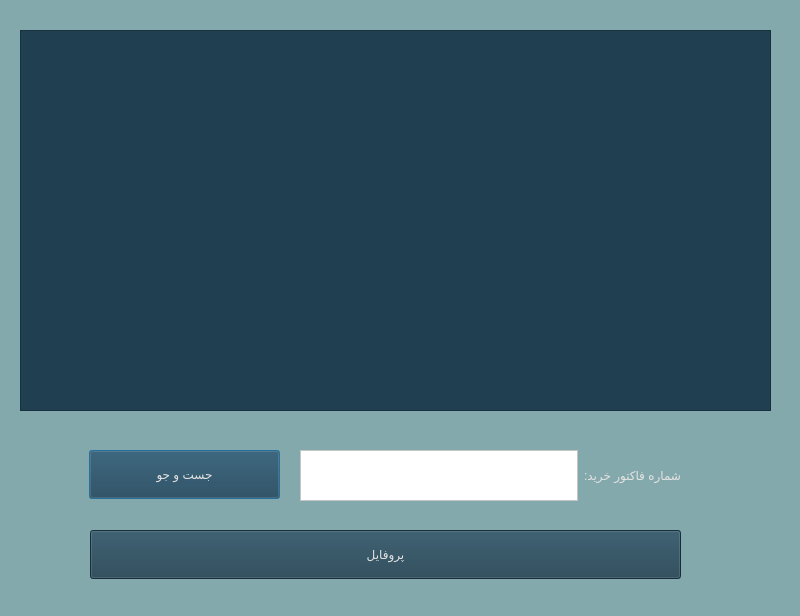
<?xml version="1.0" encoding="UTF-8"?>
<ui version="4.0">
 <class>PurchaseRecords</class>
 <widget class="QDialog" name="PurchaseRecords">
  <property name="geometry">
   <rect>
    <x>0</x>
    <y>0</y>
    <width>800</width>
    <height>616</height>
   </rect>
  </property>
  <property name="windowTitle">
   <string>Dialog</string>
  </property>
  <property name="styleSheet">
   <string notr="true">background-color: rgb(132, 169, 172);</string>
  </property>
  <widget class="QListWidget" name="listWidget">
   <property name="geometry">
    <rect>
     <x>20</x>
     <y>30</y>
     <width>751</width>
     <height>381</height>
    </rect>
   </property>
   <property name="styleSheet">
    <string notr="true">background-color: rgb(32, 64, 81);
color: rgb(228, 227, 227);
font: 12pt &quot;Lalezar&quot;;</string>
   </property>
  </widget>
  <widget class="QPushButton" name="pushButton">
   <property name="geometry">
    <rect>
     <x>89</x>
     <y>450</y>
     <width>191</width>
     <height>49</height>
    </rect>
   </property>
   <property name="styleSheet">
    <string notr="true">background-color: rgb(32, 64, 81);
color: rgb(228, 227, 227);
font: 12pt &quot;Lalezar&quot;;</string>
   </property>
   <property name="text">
    <string>جست و جو</string>
   </property>
  </widget>
  <widget class="QWidget" name="layoutWidget">
   <property name="geometry">
    <rect>
     <x>300</x>
     <y>450</y>
     <width>381</width>
     <height>51</height>
    </rect>
   </property>
   <layout class="QHBoxLayout" name="horizontalLayout">
    <item>
     <widget class="QTextEdit" name="textEdit">
      <property name="styleSheet">
       <string notr="true">background-color: rgb(255, 255, 255);
color: rgb(0, 0, 0);</string>
      </property>
     </widget>
    </item>
    <item>
     <widget class="QLabel" name="label">
      <property name="styleSheet">
       <string notr="true">color: rgb(228, 227, 227);
font: 14pt &quot;Lalezar&quot;;</string>
      </property>
      <property name="text">
       <string>شماره فاکتور خرید:</string>
      </property>
     </widget>
    </item>
   </layout>
  </widget>
  <widget class="QPushButton" name="pushButton_2">
   <property name="geometry">
    <rect>
     <x>90</x>
     <y>530</y>
     <width>591</width>
     <height>49</height>
    </rect>
   </property>
   <property name="styleSheet">
    <string notr="true">background-color: rgb(32, 64, 81);
color: rgb(228, 227, 227);
font: 12pt &quot;Lalezar&quot;;</string>
   </property>
   <property name="text">
    <string>پروفایل</string>
   </property>
  </widget>
 </widget>
 <resources/>
 <connections/>
</ui>
